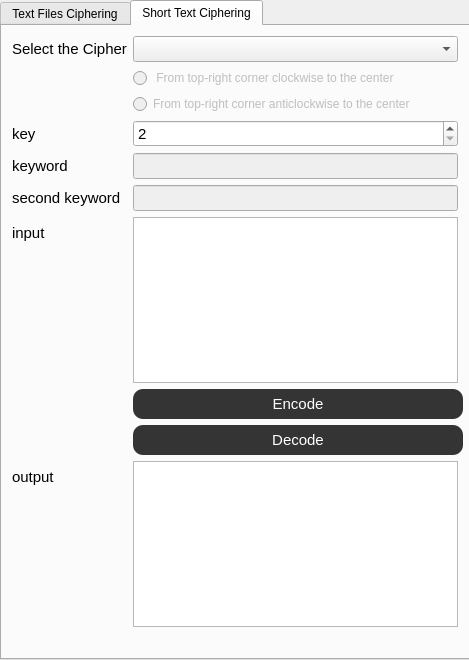
<?xml version="1.0" encoding="UTF-8"?>
<ui version="4.0">
 <class>TextCipher</class>
 <widget class="QMainWindow" name="TextCipher">
  <property name="geometry">
   <rect>
    <x>0</x>
    <y>0</y>
    <width>469</width>
    <height>660</height>
   </rect>
  </property>
  <property name="sizePolicy">
   <sizepolicy hsizetype="Maximum" vsizetype="Expanding">
    <horstretch>0</horstretch>
    <verstretch>0</verstretch>
   </sizepolicy>
  </property>
  <property name="windowTitle">
   <string>TextCipher</string>
  </property>
  <widget class="QWidget" name="centralwidget">
   <widget class="QTabWidget" name="tabWidget">
    <property name="geometry">
     <rect>
      <x>0</x>
      <y>0</y>
      <width>471</width>
      <height>660</height>
     </rect>
    </property>
    <property name="currentIndex">
     <number>1</number>
    </property>
    <widget class="QWidget" name="TransCiphersTab">
     <attribute name="title">
      <string>Text Files Ciphering</string>
     </attribute>
     <widget class="QPushButton" name="cipherIt">
      <property name="geometry">
       <rect>
        <x>250</x>
        <y>340</y>
        <width>141</width>
        <height>41</height>
       </rect>
      </property>
      <property name="font">
       <font>
        <pointsize>12</pointsize>
       </font>
      </property>
      <property name="styleSheet">
       <string notr="true">QPushButton
{
	color: #ffffff;
	background-color: #343434;
	border-radius: 10px;
}

QPushButton:hover
{
	color: #ffffff;
	background-color: #606060;
}
</string>
      </property>
      <property name="text">
       <string>Encode</string>
      </property>
     </widget>
     <widget class="Line" name="line">
      <property name="geometry">
       <rect>
        <x>-10</x>
        <y>400</y>
        <width>481</width>
        <height>20</height>
       </rect>
      </property>
      <property name="orientation">
       <enum>Qt::Horizontal</enum>
      </property>
     </widget>
     <widget class="QWidget" name="layoutWidget">
      <property name="geometry">
       <rect>
        <x>20</x>
        <y>440</y>
        <width>172</width>
        <height>35</height>
       </rect>
      </property>
      <layout class="QHBoxLayout" name="horizontalLayout">
       <item>
        <widget class="QLabel" name="label_3">
         <property name="font">
          <font>
           <pointsize>16</pointsize>
           <weight>50</weight>
           <bold>false</bold>
          </font>
         </property>
         <property name="text">
          <string>Status:</string>
         </property>
        </widget>
       </item>
       <item>
        <widget class="QLabel" name="status">
         <property name="font">
          <font>
           <pointsize>16</pointsize>
          </font>
         </property>
         <property name="text">
          <string>waiting...</string>
         </property>
        </widget>
       </item>
      </layout>
     </widget>
     <widget class="QWidget" name="gridLayoutWidget">
      <property name="geometry">
       <rect>
        <x>0</x>
        <y>20</y>
        <width>458</width>
        <height>301</height>
       </rect>
      </property>
      <layout class="QGridLayout" name="gridLayout">
       <property name="sizeConstraint">
        <enum>QLayout::SetNoConstraint</enum>
       </property>
       <item row="14" column="2">
        <widget class="QLineEdit" name="OutputFile">
         <property name="font">
          <font>
           <pointsize>9</pointsize>
          </font>
         </property>
        </widget>
       </item>
       <item row="1" column="1">
        <widget class="QLabel" name="label_4">
         <property name="font">
          <font>
           <pointsize>11</pointsize>
          </font>
         </property>
         <property name="text">
          <string>Select Cipher</string>
         </property>
        </widget>
       </item>
       <item row="11" column="2">
        <widget class="QLineEdit" name="InputFile">
         <property name="font">
          <font>
           <pointsize>9</pointsize>
          </font>
         </property>
        </widget>
       </item>
       <item row="1" column="2">
        <widget class="QComboBox" name="comboBox">
         <property name="font">
          <font>
           <pointsize>10</pointsize>
          </font>
         </property>
        </widget>
       </item>
       <item row="2" column="0" rowspan="10">
        <spacer name="horizontalSpacer">
         <property name="orientation">
          <enum>Qt::Horizontal</enum>
         </property>
         <property name="sizeType">
          <enum>QSizePolicy::Maximum</enum>
         </property>
         <property name="sizeHint" stdset="0">
          <size>
           <width>30</width>
           <height>20</height>
          </size>
         </property>
        </spacer>
       </item>
       <item row="11" column="1">
        <widget class="QLabel" name="label">
         <property name="font">
          <font>
           <pointsize>11</pointsize>
          </font>
         </property>
         <property name="text">
          <string>Select File</string>
         </property>
        </widget>
       </item>
       <item row="8" column="2">
        <spacer name="verticalSpacer_4">
         <property name="orientation">
          <enum>Qt::Vertical</enum>
         </property>
         <property name="sizeType">
          <enum>QSizePolicy::Minimum</enum>
         </property>
         <property name="sizeHint" stdset="0">
          <size>
           <width>10</width>
           <height>10</height>
          </size>
         </property>
        </spacer>
       </item>
       <item row="4" column="2">
        <widget class="QRadioButton" name="antiClockwise">
         <property name="enabled">
          <bool>false</bool>
         </property>
         <property name="font">
          <font>
           <pointsize>9</pointsize>
          </font>
         </property>
         <property name="text">
          <string>From top-right corner anticlockwise to the center</string>
         </property>
        </widget>
       </item>
       <item row="6" column="2">
        <spacer name="verticalSpacer_6">
         <property name="orientation">
          <enum>Qt::Vertical</enum>
         </property>
         <property name="sizeType">
          <enum>QSizePolicy::Preferred</enum>
         </property>
         <property name="sizeHint" stdset="0">
          <size>
           <width>10</width>
           <height>10</height>
          </size>
         </property>
        </spacer>
       </item>
       <item row="10" column="2">
        <spacer name="verticalSpacer_7">
         <property name="orientation">
          <enum>Qt::Vertical</enum>
         </property>
         <property name="sizeType">
          <enum>QSizePolicy::Minimum</enum>
         </property>
         <property name="sizeHint" stdset="0">
          <size>
           <width>10</width>
           <height>10</height>
          </size>
         </property>
        </spacer>
       </item>
       <item row="7" column="2">
        <widget class="QLineEdit" name="key">
         <property name="enabled">
          <bool>false</bool>
         </property>
        </widget>
       </item>
       <item row="9" column="1">
        <widget class="QLabel" name="secondKeyLabel">
         <property name="enabled">
          <bool>false</bool>
         </property>
         <property name="font">
          <font>
           <pointsize>11</pointsize>
          </font>
         </property>
         <property name="text">
          <string>Second Keyword</string>
         </property>
        </widget>
       </item>
       <item row="7" column="1">
        <widget class="QLabel" name="KeyLabel">
         <property name="enabled">
          <bool>false</bool>
         </property>
         <property name="font">
          <font>
           <pointsize>11</pointsize>
          </font>
         </property>
         <property name="text">
          <string>Keyword</string>
         </property>
        </widget>
       </item>
       <item row="11" column="3">
        <widget class="QPushButton" name="SelectInFile">
         <property name="minimumSize">
          <size>
           <width>20</width>
           <height>20</height>
          </size>
         </property>
         <property name="maximumSize">
          <size>
           <width>20</width>
           <height>20</height>
          </size>
         </property>
         <property name="text">
          <string>...</string>
         </property>
        </widget>
       </item>
       <item row="13" column="0" colspan="3">
        <spacer name="verticalSpacer_3">
         <property name="orientation">
          <enum>Qt::Vertical</enum>
         </property>
         <property name="sizeType">
          <enum>QSizePolicy::Preferred</enum>
         </property>
         <property name="sizeHint" stdset="0">
          <size>
           <width>10</width>
           <height>20</height>
          </size>
         </property>
        </spacer>
       </item>
       <item row="12" column="0">
        <spacer name="verticalSpacer_5">
         <property name="orientation">
          <enum>Qt::Vertical</enum>
         </property>
         <property name="sizeType">
          <enum>QSizePolicy::Preferred</enum>
         </property>
         <property name="sizeHint" stdset="0">
          <size>
           <width>10</width>
           <height>10</height>
          </size>
         </property>
        </spacer>
       </item>
       <item row="2" column="2">
        <spacer name="verticalSpacer_2">
         <property name="orientation">
          <enum>Qt::Vertical</enum>
         </property>
         <property name="sizeType">
          <enum>QSizePolicy::Preferred</enum>
         </property>
         <property name="sizeHint" stdset="0">
          <size>
           <width>10</width>
           <height>10</height>
          </size>
         </property>
        </spacer>
       </item>
       <item row="14" column="3">
        <widget class="QPushButton" name="SelectOutFile">
         <property name="enabled">
          <bool>true</bool>
         </property>
         <property name="sizePolicy">
          <sizepolicy hsizetype="Preferred" vsizetype="Preferred">
           <horstretch>0</horstretch>
           <verstretch>0</verstretch>
          </sizepolicy>
         </property>
         <property name="minimumSize">
          <size>
           <width>20</width>
           <height>20</height>
          </size>
         </property>
         <property name="maximumSize">
          <size>
           <width>20</width>
           <height>20</height>
          </size>
         </property>
         <property name="text">
          <string>...</string>
         </property>
        </widget>
       </item>
       <item row="9" column="2">
        <widget class="QLineEdit" name="secondKey">
         <property name="enabled">
          <bool>false</bool>
         </property>
        </widget>
       </item>
       <item row="14" column="1">
        <widget class="QLabel" name="label_2">
         <property name="font">
          <font>
           <pointsize>11</pointsize>
          </font>
         </property>
         <property name="text">
          <string>Select a folder</string>
         </property>
        </widget>
       </item>
       <item row="3" column="2">
        <widget class="QRadioButton" name="clockwise">
         <property name="enabled">
          <bool>false</bool>
         </property>
         <property name="font">
          <font>
           <pointsize>10</pointsize>
          </font>
         </property>
         <property name="text">
          <string> From top-right corner clockwise to the center</string>
         </property>
        </widget>
       </item>
       <item row="0" column="2">
        <spacer name="verticalSpacer">
         <property name="orientation">
          <enum>Qt::Vertical</enum>
         </property>
         <property name="sizeType">
          <enum>QSizePolicy::Preferred</enum>
         </property>
         <property name="sizeHint" stdset="0">
          <size>
           <width>20</width>
           <height>10</height>
          </size>
         </property>
        </spacer>
       </item>
       <item row="5" column="2">
        <widget class="QSpinBox" name="spinBox">
         <property name="font">
          <font>
           <pointsize>11</pointsize>
          </font>
         </property>
        </widget>
       </item>
       <item row="5" column="1">
        <widget class="QLabel" name="spinLabel">
         <property name="font">
          <font>
           <pointsize>11</pointsize>
          </font>
         </property>
         <property name="text">
          <string>Key</string>
         </property>
        </widget>
       </item>
      </layout>
     </widget>
     <widget class="QPushButton" name="decodebtn">
      <property name="geometry">
       <rect>
        <x>10</x>
        <y>340</y>
        <width>141</width>
        <height>41</height>
       </rect>
      </property>
      <property name="font">
       <font>
        <pointsize>12</pointsize>
       </font>
      </property>
      <property name="styleSheet">
       <string notr="true">QPushButton
{
	color: #ffffff;
	background-color: #343434;
	border-radius: 10px;
}

QPushButton:hover
{
	color: #ffffff;
	background-color: #606060;
}
</string>
      </property>
      <property name="text">
       <string>Decode</string>
      </property>
     </widget>
    </widget>
    <widget class="QWidget" name="tab_2">
     <attribute name="title">
      <string>Short Text Ciphering</string>
     </attribute>
     <widget class="QWidget" name="formLayoutWidget">
      <property name="geometry">
       <rect>
        <x>-10</x>
        <y>0</y>
        <width>476</width>
        <height>611</height>
       </rect>
      </property>
      <layout class="QFormLayout" name="formLayout">
       <property name="leftMargin">
        <number>20</number>
       </property>
       <property name="topMargin">
        <number>10</number>
       </property>
       <property name="rightMargin">
        <number>10</number>
       </property>
       <property name="bottomMargin">
        <number>10</number>
       </property>
       <item row="0" column="0">
        <widget class="QLabel" name="label_5">
         <property name="font">
          <font>
           <pointsize>11</pointsize>
          </font>
         </property>
         <property name="text">
          <string>Select the Cipher</string>
         </property>
        </widget>
       </item>
       <item row="0" column="1">
        <widget class="QComboBox" name="ciphersComboBox">
         <property name="font">
          <font>
           <pointsize>11</pointsize>
          </font>
         </property>
        </widget>
       </item>
       <item row="1" column="1">
        <widget class="QRadioButton" name="shortClockwise">
         <property name="enabled">
          <bool>false</bool>
         </property>
         <property name="font">
          <font>
           <pointsize>9</pointsize>
          </font>
         </property>
         <property name="text">
          <string> From top-right corner clockwise to the center</string>
         </property>
        </widget>
       </item>
       <item row="2" column="1">
        <widget class="QRadioButton" name="shortAntiClockwise">
         <property name="enabled">
          <bool>false</bool>
         </property>
         <property name="font">
          <font>
           <pointsize>9</pointsize>
          </font>
         </property>
         <property name="text">
          <string>From top-right corner anticlockwise to the center</string>
         </property>
        </widget>
       </item>
       <item row="3" column="0">
        <widget class="QLabel" name="shortKeyLabel">
         <property name="font">
          <font>
           <pointsize>11</pointsize>
          </font>
         </property>
         <property name="text">
          <string>key</string>
         </property>
        </widget>
       </item>
       <item row="3" column="1">
        <widget class="QSpinBox" name="shortKey">
         <property name="font">
          <font>
           <pointsize>11</pointsize>
          </font>
         </property>
         <property name="suffix">
          <string/>
         </property>
         <property name="prefix">
          <string/>
         </property>
         <property name="minimum">
          <number>2</number>
         </property>
        </widget>
       </item>
       <item row="4" column="0">
        <widget class="QLabel" name="shortKeywordLabel">
         <property name="font">
          <font>
           <pointsize>11</pointsize>
          </font>
         </property>
         <property name="text">
          <string>keyword</string>
         </property>
        </widget>
       </item>
       <item row="4" column="1">
        <widget class="QLineEdit" name="shortKeyword">
         <property name="enabled">
          <bool>false</bool>
         </property>
         <property name="font">
          <font>
           <pointsize>11</pointsize>
          </font>
         </property>
        </widget>
       </item>
       <item row="5" column="0">
        <widget class="QLabel" name="shortSecondKeywordLAbel">
         <property name="font">
          <font>
           <pointsize>11</pointsize>
          </font>
         </property>
         <property name="text">
          <string>second keyword</string>
         </property>
        </widget>
       </item>
       <item row="5" column="1">
        <widget class="QLineEdit" name="shortSecondKeyword">
         <property name="enabled">
          <bool>false</bool>
         </property>
         <property name="font">
          <font>
           <pointsize>11</pointsize>
          </font>
         </property>
        </widget>
       </item>
       <item row="6" column="0">
        <widget class="QLabel" name="label_9">
         <property name="font">
          <font>
           <pointsize>11</pointsize>
          </font>
         </property>
         <property name="text">
          <string>input</string>
         </property>
        </widget>
       </item>
       <item row="6" column="1">
        <widget class="QPlainTextEdit" name="shortInput">
         <property name="font">
          <font>
           <pointsize>11</pointsize>
          </font>
         </property>
        </widget>
       </item>
       <item row="7" column="1">
        <widget class="QPushButton" name="shortEncode">
         <property name="sizePolicy">
          <sizepolicy hsizetype="Preferred" vsizetype="Preferred">
           <horstretch>0</horstretch>
           <verstretch>0</verstretch>
          </sizepolicy>
         </property>
         <property name="minimumSize">
          <size>
           <width>330</width>
           <height>30</height>
          </size>
         </property>
         <property name="maximumSize">
          <size>
           <width>320</width>
           <height>16777215</height>
          </size>
         </property>
         <property name="font">
          <font>
           <pointsize>11</pointsize>
          </font>
         </property>
         <property name="styleSheet">
          <string notr="true">QPushButton
{
	color: #ffffff;
	background-color: #343434;
	border-radius: 10px;
}

QPushButton:hover
{
	color: #ffffff;
	background-color: #606060;
}
</string>
         </property>
         <property name="text">
          <string>Encode</string>
         </property>
        </widget>
       </item>
       <item row="8" column="1">
        <widget class="QPushButton" name="shortDecode">
         <property name="sizePolicy">
          <sizepolicy hsizetype="Preferred" vsizetype="Preferred">
           <horstretch>0</horstretch>
           <verstretch>0</verstretch>
          </sizepolicy>
         </property>
         <property name="minimumSize">
          <size>
           <width>330</width>
           <height>30</height>
          </size>
         </property>
         <property name="maximumSize">
          <size>
           <width>330</width>
           <height>16777215</height>
          </size>
         </property>
         <property name="font">
          <font>
           <pointsize>11</pointsize>
          </font>
         </property>
         <property name="styleSheet">
          <string notr="true">QPushButton
{
	color: #ffffff;
	background-color: #343434;
	border-radius: 10px;
}

QPushButton:hover
{
	color: #ffffff;
	background-color: #606060;
}
</string>
         </property>
         <property name="text">
          <string>Decode</string>
         </property>
        </widget>
       </item>
       <item row="9" column="0">
        <widget class="QLabel" name="label_10">
         <property name="font">
          <font>
           <pointsize>11</pointsize>
          </font>
         </property>
         <property name="text">
          <string>output</string>
         </property>
        </widget>
       </item>
       <item row="9" column="1">
        <widget class="QPlainTextEdit" name="shortOutput">
         <property name="font">
          <font>
           <pointsize>11</pointsize>
          </font>
         </property>
        </widget>
       </item>
      </layout>
     </widget>
    </widget>
   </widget>
  </widget>
  <widget class="QMenuBar" name="menubar">
   <property name="geometry">
    <rect>
     <x>0</x>
     <y>0</y>
     <width>469</width>
     <height>20</height>
    </rect>
   </property>
  </widget>
 </widget>
 <resources/>
 <connections/>
</ui>
